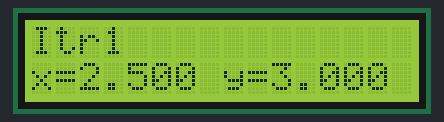
This sketch was run on a simulated Arduino Uno, built with avr-gcc and run on an emulated ATmega328P. Shown: 16×2 character LCD.

Above: at 0.1 s.
At 2.1 s:
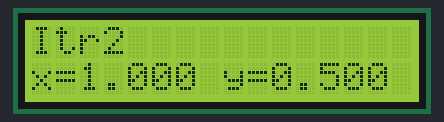
At 4.1 s:
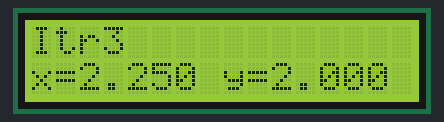
At 6.1 s:
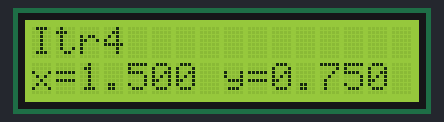
At 8.1 s:
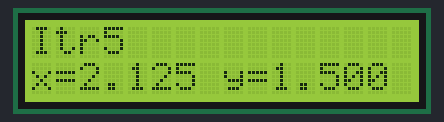

Measured:
- what the display in image 1 shows lasts 2.0 s, from 2.1 s to 4.1 s

The sketch:

Jacobi_Iteration.ino
```cpp
#include <LiquidCrystal.h>
LiquidCrystal lcd(8,9,4,5,6,7);

float A[2][2]={{2,1},{1,1}}, b[2]={5,3}, x[2]={0,0}, x_new[2];
int iter=0;

void setup(){
  lcd.begin(16,2);
}
void loop(){
  if(iter<5){
    x_new[0] = (b[0]-A[0][1]*x[1])/A[0][0];
    x_new[1] = (b[1]-A[1][0]*x[0])/A[1][1];
    x[0]=x_new[0]; x[1]=x_new[1];
    lcd.setCursor(0,0);
    lcd.print("Itr"); lcd.print(iter+1);
    lcd.setCursor(0,1);
    lcd.print("x="); lcd.print(x[0],3);
    lcd.print(" y="); lcd.print(x[1],3);
    iter++; delay(2000);
  }
}
```
